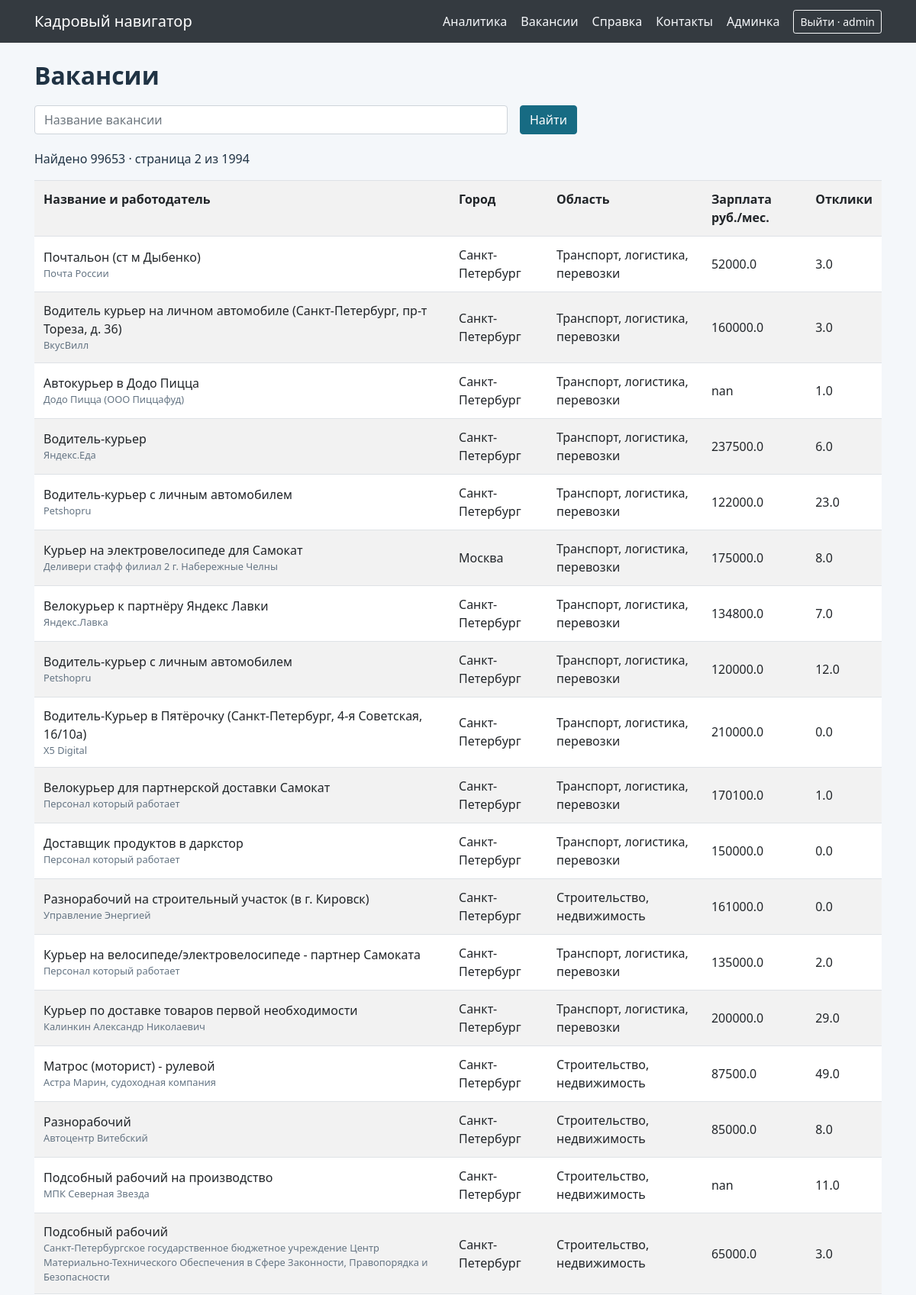
Page /vacancies?page=2&q=&category= (signed in, upper part) on the committed database.
### backend/database/models/users_model.py (models this page shows)
class User(db.Model):
    id: Mapped[int] = mapped_column(primary_key=True)
    username: Mapped[str] = mapped_column(unique=True)
    password_hash: Mapped[str]
    is_admin: Mapped[bool] = mapped_column(default=False)
    active: Mapped[bool] = mapped_column(default=True)

### backend/database/models/vacancies_model.py (models this page shows)
class Vacancy(db.Model):
    id: Mapped[str] = mapped_column(primary_key=True)
    name: Mapped[str]
    city_id: Mapped[int] = mapped_column(ForeignKey("city.id"), index=True)
    category_id: Mapped[int] = mapped_column(ForeignKey("category.id"), index=True)
    format_id: Mapped[int] = mapped_column(ForeignKey("work_format.id"))
    company: Mapped[str]
    salary: Mapped[float | None]
    responses: Mapped[float | None]
    remote: Mapped[bool]
    hybrid: Mapped[bool]
    on_site: Mapped[bool]
    publication_time: Mapped[str]
    snapshot_date: Mapped[str]

### backend/database/models/cities_model.py (models this page shows)
class City(db.Model):
    id: Mapped[int] = mapped_column(primary_key=True)
    name: Mapped[str] = mapped_column(unique=True)

### backend/database/models/categories_model.py (models this page shows)
class Category(db.Model):
    id: Mapped[int] = mapped_column(primary_key=True)
    name: Mapped[str] = mapped_column(unique=True)

### backend/api/pages_api.py (the view)
@bp.get("/vacancies")
@login_required
def vacancies() -> str:
    category, cities = selection()
    data = frame(category, cities)
    try:
        page = max(1, int(request.args.get("page", 1)))
    except ValueError:
        abort(400, description="Номер страницы должен быть целым")
    search = request.args.get("q", "").strip()
    if search:
        data = data[data.name.str.contains(search, case=False, regex=False)]
    pages = max(1, (len(data) + 49) // 50)
    page = min(page, pages)
    records = data.iloc[(page - 1) * 50:page * 50].where(data.notna(), None).to_dict("records")
    return render_template("vacancies.html", records=records, page=page, pages=pages, count=len(data),
        category=category, cities=cities, search=search)

### backend/api/auth_api.py (called while the page is built)
def current_user() -> User | None:
    user = db.session.get(User, session.get("user_id")) if session.get("user_id") else None
    return user if user and user.active else None

def login_required(view: Callable) -> Callable:
    @wraps(view)
    def wrapped(*args: Any, **kwargs: Any) -> Any:
        if not current_user():
            return redirect(url_for("auth.login"))
        return view(*args, **kwargs)
    return wrapped

### backend/api/pages_api.py (called while the page is built)
def selection() -> tuple[str, list[str]]:
    category = request.args.get("category", "")
    cities = request.args.getlist("city")
    refs = references()
    if category and category not in refs["categories"]:
        abort(400, description="Неизвестная профессиональная область")
    if any(city not in refs["cities"] for city in cities):
        abort(400, description="Неизвестный город")
    return category, cities

### backend/services.py (called while the page is built)
def frame(category: str = "", cities: list[str] | None = None) -> pd.DataFrame:
    query = db.select(Vacancy.id, Vacancy.name, City.name.label("city"), Category.name.label("category"),
        Vacancy.salary, Vacancy.responses, Vacancy.remote, Vacancy.hybrid, Vacancy.on_site,
        Vacancy.company, Vacancy.publication_time, Vacancy.snapshot_date).join(City, Vacancy.city_id == City.id).join(Category, Vacancy.category_id == Category.id)
    if category:
        query = query.where(Category.name == category)
    if cities:
        query = query.where(City.name.in_(cities))
    return pd.read_sql(query, db.session.connection())

def references() -> dict:
    return {name: list(db.session.scalars(db.select(model.name).order_by(model.name)))
            for name, model in [("cities", City), ("categories", Category), ("formats", WorkFormat)]}

### main.py (called while the page is built)
def protect_forms() -> None:
    if request.method == "POST" and not request.path.startswith("/api/"):
        expected = session.get("csrf", "")
        if not expected or not secrets.compare_digest(expected, request.form.get("csrf_token", "")):
            abort(400, description="Форма устарела. Обновите страницу и повторите действие.")

def template_context() -> dict:
    session.setdefault("csrf", secrets.token_urlsafe(32))
    user = db.session.get(User, session.get("user_id")) if session.get("user_id") else None
    return {"viewer": user if user and user.active else None, "csrf_token": session["csrf"]}

### templates/vacancies.html (shortened to what this page needs)
{% extends 'base.html' %}{% block content %}<h1>Вакансии</h1><form method="get" class="actions"><input class="form-control" name="q" value="{{ search }}" placeholder="Название вакансии"><button class="btn btn-primary">Найти</button></form><p>Найдено {{ count }} · страница {{ page }} из {{ pages }}</p><div class="table-responsive"><table class="table table-striped"><tr><th>Название и работодатель</th><th>Город</th><th>Область</th><th>Зарплата руб./мес.</th><th>Отклики</th></tr>{% for r in records %}<tr><td>{{ r.name }}<small>{{ r.company }}</small></td><td>{{ r.city }}</td><td>{{ r.category }}</td><td>{{ r.salary if r.salary is not none else 'Не указана' }}</td><td>{{ r.responses if r.responses is not none else 'Нет данных' }}</td></tr>{% endfor %}</table></div>{% endblock %}

### templates/base.html (shortened to what this page needs)
<!doctype html>
<html lang="ru"><head><meta charset="utf-8"><meta name="viewport" content="width=device-width, initial-scale=1">
<link rel="stylesheet" href="{{ url_for('static',filename='vendor/bootstrap/bootstrap.min.css') }}">
<link rel="stylesheet" href="{{ url_for('static',filename='css/style.css') }}"></head>
<body><header><nav class="navbar navbar-dark bg-dark"><div class="container">
<a class="navbar-brand" href="{{ url_for('pages.index') }}">Кадровый навигатор</a>
<div class="navlinks"><a href="{{ url_for('pages.index') }}">Аналитика</a><a href="{{ url_for('pages.vacancies') }}">Вакансии</a>
<a href="{{ url_for('pages.help_page') }}">Справка</a><a href="{{ url_for('pages.contacts') }}">Контакты</a>
{% if viewer %}{% if viewer.is_admin %}<a href="{{ url_for('admin.index') }}">Админка</a>{% endif %}
<form method="post" action="{{ url_for('auth.logout') }}"><input type="hidden" name="csrf_token" value="{{ csrf_token }}"><button class="btn btn-sm btn-outline-light">Выйти · {{ viewer.username }}</button></form>
{% else %}<a href="{{ url_for('auth.login') }}">Войти</a>{% endif %}</div></div></nav></header>
<main class="container py-4">{% for message in get_flashed_messages() %}<div class="alert alert-info">{{ message }}</div>{% endfor %}{% block content %}{% endblock %}</main>
<script src="{{ url_for('static',filename='vendor/bootstrap/bootstrap.bundle.min.js') }}"></script></body></html>

### static/css/style.css (style rules this page uses)
body { background:#f4f7fa;color:#203344;font-family:Segoe UI,Arial,sans-serif }
h1 { font-size:2rem;font-weight:700;margin-bottom:1rem }
a { color:#176b83 }
.navlinks { display:flex;align-items:center;gap:18px;flex-wrap:wrap }
.navlinks a { color:#f5f7fa }
.navlinks form { margin:0 }
.btn-primary { background:#176b83;border-color:#176b83 }
.btn { margin:4px 0 }
.actions { display:flex;align-items:center;gap:16px;margin:16px 0 }
.actions .form-control { max-width:620px }
.table { background:white }
.table td { vertical-align:middle }
small { display:block;color:#647483 }

### rows in the picture
User: username "admin"
Vacancy: name "Почтальон (ст м Дыбенко)", company "Почта России", city "Санкт-Петербург", category "Транспорт, логистика, перевозки", salary "52000.0", responses "3.0"
Vacancy: name "Водитель курьер на личном автомобиле (Санкт-Петербург, пр-т Тореза, д. 36)", company "ВкусВилл", city "Санкт-Петербург", category "Транспорт, логистика, перевозки", salary "160000.0", responses "3.0"
Vacancy: name "Автокурьер в Додо Пицца", company "Додо Пицца (ООО Пиццафуд)", city "Санкт-Петербург", category "Транспорт, логистика, перевозки", salary "nan", responses "1.0"
Vacancy: name "Водитель‑курьер", company "Яндекс.Еда", city "Санкт-Петербург", category "Транспорт, логистика, перевозки", salary "237500.0", responses "6.0"
Vacancy: name "Водитель-курьер с личным автомобилем", company "Petshopru", city "Санкт-Петербург", category "Транспорт, логистика, перевозки", salary "122000.0", responses "23.0"
Vacancy: name "Курьер на электровелосипеде для Самокат", company "Деливери стафф филиал 2 г. Набережные Челны", city "Москва", category "Транспорт, логистика, перевозки", salary "175000.0", responses "8.0"
Vacancy: name "Велокурьер к партнёру Яндекс Лавки", company "Яндекс.Лавка", city "Санкт-Петербург", category "Транспорт, логистика, перевозки", salary "134800.0", responses "7.0"
Vacancy: name "Водитель-курьер с личным автомобилем", company "Petshopru", city "Санкт-Петербург", category "Транспорт, логистика, перевозки", salary "120000.0", responses "12.0"
Vacancy: name "Водитель-Курьер в Пятёрочку (Санкт-Петербург, 4-я Советская, 16/10а)", company "X5 Digital", city "Санкт-Петербург", category "Транспорт, логистика, перевозки", salary "210000.0", responses "0.0"
Vacancy: name "Велокурьер для партнерской доставки Самокат", company "Персонал который работает", city "Санкт-Петербург", category "Транспорт, логистика, перевозки", salary "170100.0", responses "1.0"
Vacancy: name "Доставщик продуктов в даркстор", company "Персонал который работает", city "Санкт-Петербург", category "Транспорт, логистика, перевозки", salary "150000.0", responses "0.0"
Vacancy: name "Разнорабочий на строительный участок (в г. Кировск)", company "Управление Энергией", city "Санкт-Петербург", category "Строительство, недвижимость", salary "161000.0", responses "0.0"
Vacancy: name "Курьер на велосипеде/электровелосипеде - партнер Самоката", company "Персонал который работает", city "Санкт-Петербург", category "Транспорт, логистика, перевозки", salary "135000.0", responses "2.0"
Vacancy: name "Курьер по доставке товаров первой необходимости", company "Калинкин Александр Николаевич", city "Санкт-Петербург", category "Транспорт, логистика, перевозки", salary "200000.0", responses "29.0"
Vacancy: name "Матрос (моторист) - рулевой", company "Астра Марин, судоходная компания", city "Санкт-Петербург", category "Строительство, недвижимость", salary "87500.0", responses "49.0"
Vacancy: name "Разнорабочий", company "Автоцентр Витебский", city "Санкт-Петербург", category "Строительство, недвижимость", salary "85000.0", responses "8.0"
Vacancy: name "Подсобный рабочий на производство", company "МПК Северная Звезда", city "Санкт-Петербург", category "Строительство, недвижимость", salary "nan", responses "11.0"
Vacancy: name "Подсобный рабочий", company "Санкт-Петербургское государственное бюджетное учреждение Центр Материально-Технического Обеспечения в Сфере Законности, Правопорядка и Безопасности", city "Санкт-Петербург", category "Строительство, недвижимость", salary "65000.0", responses "3.0"

### other values in the picture
{{ count }} "99653"
{{ page }} "2"
{{ pages }} "1994"
